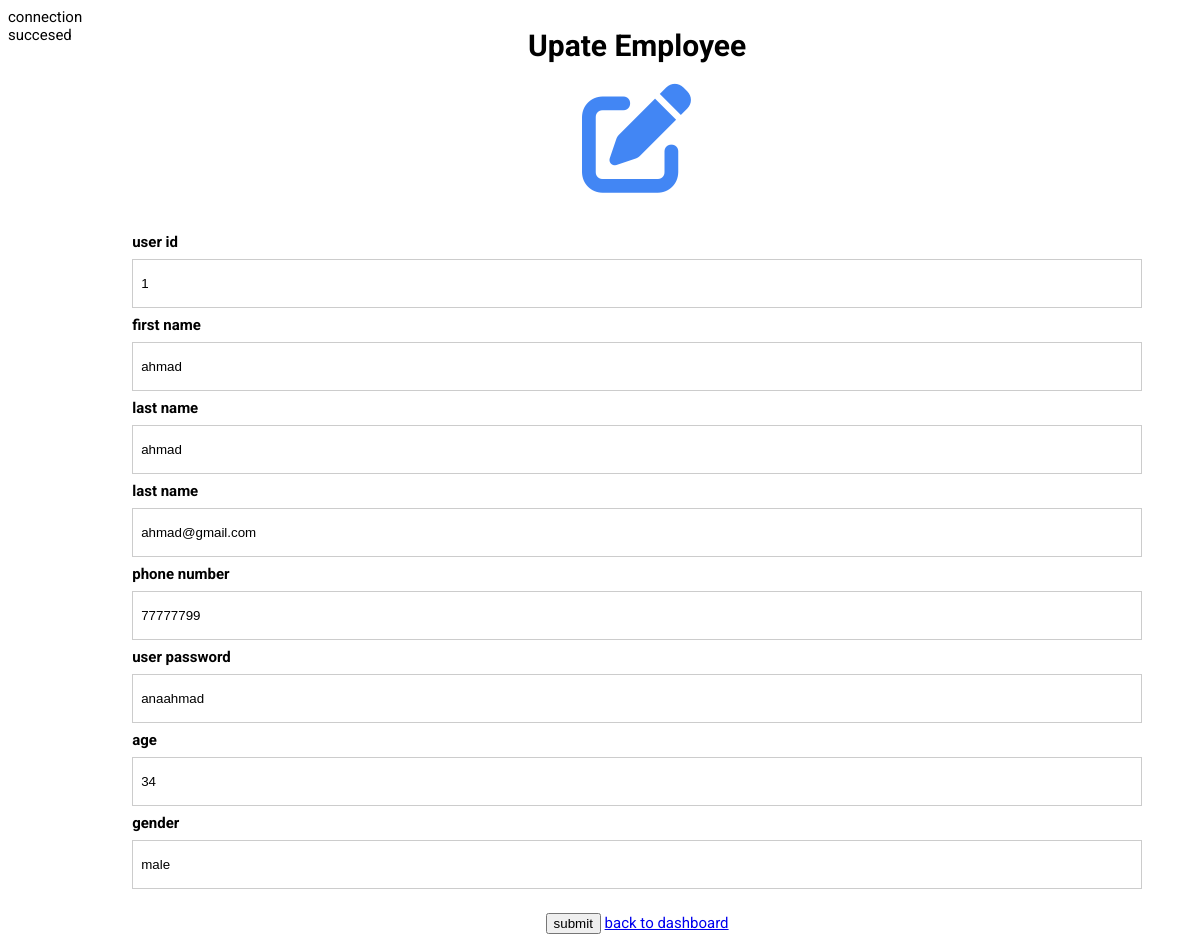
/admin_dashboard/user_update.php?id=1, run on the app's committed database.
### tables this page shows
CREATE TABLE `user` (
  `user_id` int(100) NOT NULL,
  `user_first_name` varchar(255) NOT NULL,
  `user_last_name` varchar(255) NOT NULL,
  `user_email` varchar(255) NOT NULL,
  `phone_num` int(100) NOT NULL,
  `user_password` varchar(255) NOT NULL,
  `age` int(100) NOT NULL,
  `gender` enum('male','female') NOT NULL,
  `delete_user` tinyint(1) NOT NULL,
  `is_admin` tinyint(1) NOT NULL,
  `created_at` timestamp NOT NULL DEFAULT current_timestamp(),
  `updated_at` timestamp NOT NULL DEFAULT current_timestamp()
);

### admin_dashboard/user_update.php (the view, shortened to what this page needs)
<?php
include "../connection.php";
$get_data = "SELECT * FROM user WHERE user_id= $_GET[id]";
$stmt= $conn->query($get_data);
$user_data = $stmt->fetch_assoc();
?>
<!DOCTYPE html>
<html>
  <head> <script src="https://kit.fontawesome.com/f32d43040b.js"></script>
    <link rel="stylesheet" href="https://use.fontawesome.com/releases/v5.4.1/css/all.css">
  </head>
  <body>
    <form action="" method="post">
      <h1>Upate Employee</h1>
      <div class="icon">
        <i class="fa-solid fa-pen-to-square"></i>
      </div>
      <div class="formcontainer">
      <div class="container">
        <label for="uname"><strong>user id</strong></label>
        <input type="text" placeholder="user_id" name="user_id"  value =<?php echo $user_data['user_id']; ?> readonly   >
        <label for="mail"><strong>first name</strong></label>
        <input type="text" placeholder="first name" name="first_name" value= <?php echo $user_data['user_first_name']; ?> >
        <label for="psw"><strong>last name</strong></label>
        <input type="text" placeholder="last name" name="last_name" value=  <?php echo $user_data['user_last_name']; ?>>
        <label for="psw"><strong>last name</strong></label>
        <input type="text" placeholder="last name" name="email" value=  <?php echo $user_data['user_email']; ?>>
        <label for="psw"><strong>phone number</strong></label>
        <input type="text" placeholder="phone num" name="phonenum" value=  <?php echo $user_data['phone_num']; ?>>
        <label for="psw"><strong>user password</strong></label>
        <input type="text" placeholder="password" name="password" value=  <?php echo $user_data['user_password']; ?>>
        <label for="psw"><strong>age</strong></label>
        <input type="text" placeholder="age" name="age" value=  <?php echo $user_data['age']; ?>>
        <label for="psw"><strong>gender</strong></label>
        <input type="text" placeholder="gender" name="gender" value=  <?php echo $user_data['gender']; ?>>
      </div>
      <input type="submit" name="submit" value="submit">
    </form>
    <a href="dashboard.php">back to dashboard</a>
  </body>
</html>

### admin_dashboard/user_update.php (style rules this page uses)
html, body { display: flex; justify-content: center; font-family: Roboto, Arial, sans-serif; font-size: 15px; }
form { margin border: 5px solid #f1f1f1; }
input[type=text], input[type=password] { width: 100%; padding: 16px 8px; margin: 8px 0; display: inline-block; border: 1px solid #ccc; box-sizing: border-box; }
.icon { font-size: 110px; display: flex; justify-content: center; color: #4286f4; }
h1 { text-align:center; fone-size:18; }
.formcontainer { text-align: center; margin: 24px 50px 12px; }
.container { padding: 16px 0; text-align:left; }

### data on the page
user: user_id "1", first_name "ahmad", last_name "ahmad", email "ahmad@gmail.com", phonenum "77777799", password "anaahmad", age "34", gender "male"
